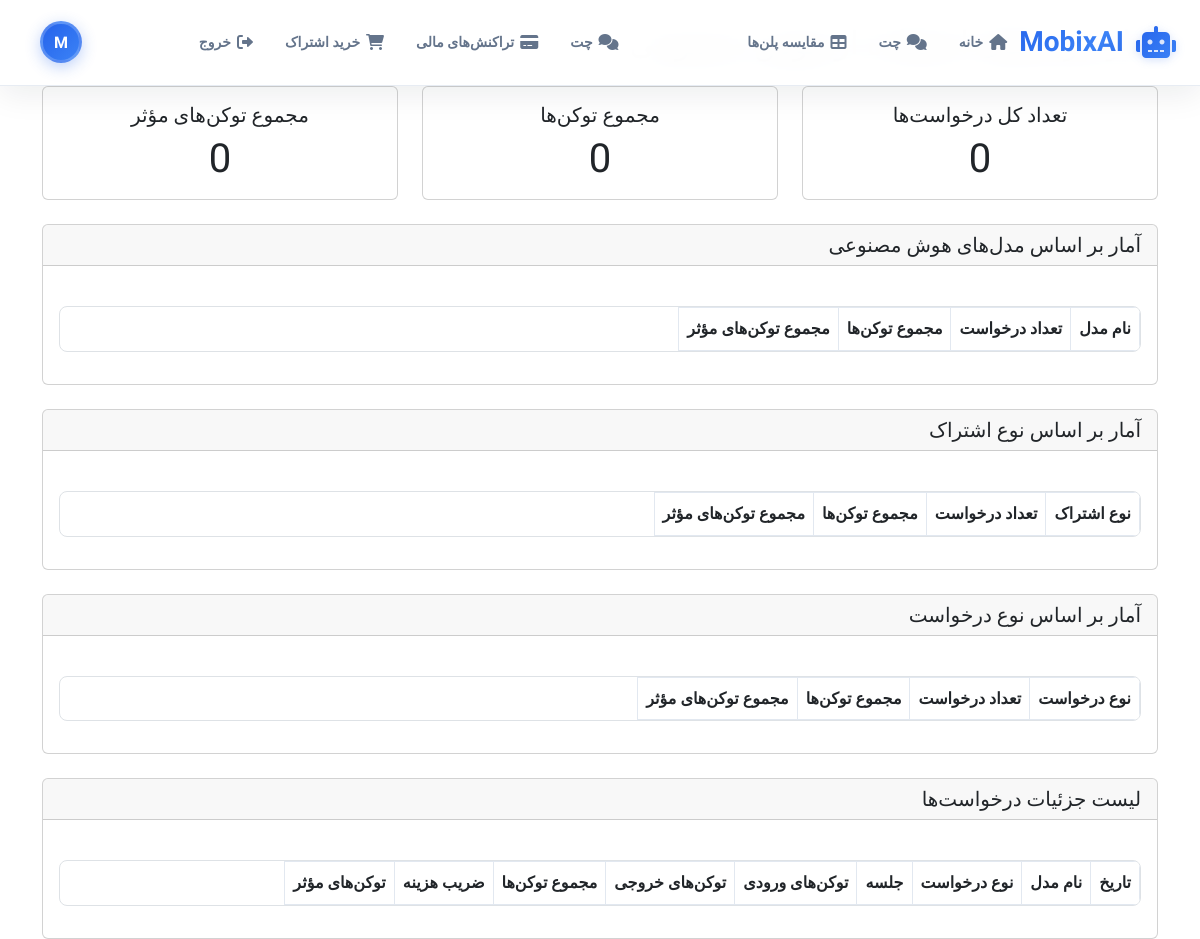
The app's page /subscriptions/costs/ (signed in), older data.
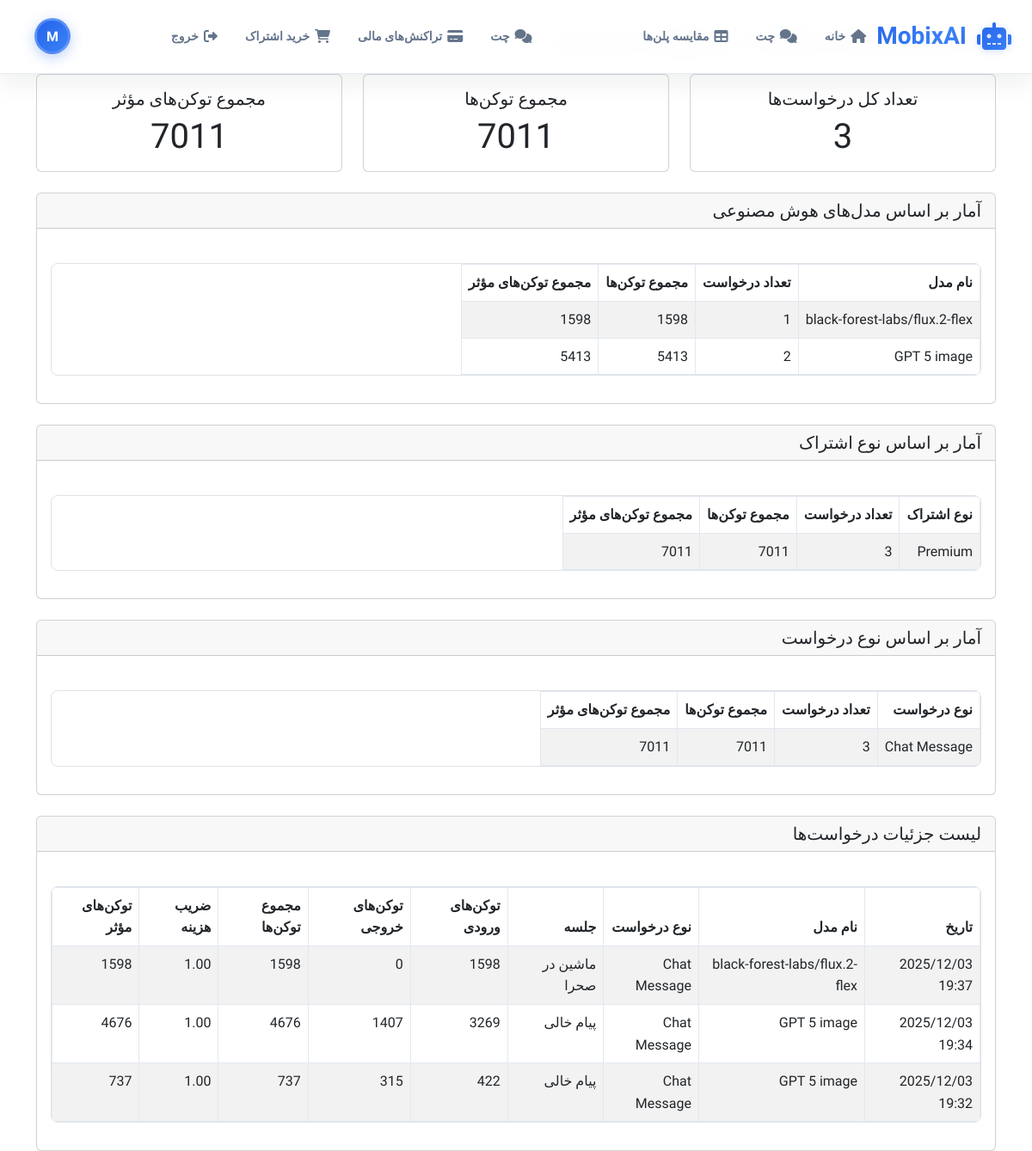
The same page, newer data.
### chatbot/models.py (models this page shows, shortened)
class OpenRouterRequestCost(models.Model):
    objects = OpenRouterRequestCostManager()
    user = models.ForeignKey(User, on_delete=models.CASCADE, related_name='openrouter_costs')
    session = models.ForeignKey(ChatSession, on_delete=models.CASCADE, related_name='openrouter_costs')
    subscription_type = models.ForeignKey(SubscriptionType, on_delete=models.CASCADE)
    model_id = models.CharField(max_length=100, help_text="OpenRouter model ID used for the request")
    model_name = models.CharField(max_length=200, help_text="Human-readable model name")
    prompt_tokens = models.IntegerField(default=0, help_text="Number of tokens in the prompt")
    completion_tokens = models.IntegerField(default=0, help_text="Number of tokens in the completion")
    total_tokens = models.IntegerField(default=0, help_text="Total tokens used")
    token_cost_multiplier = models.DecimalField(
        max_digits=10,
        decimal_places=4,
        default=1.0000,
        help_text="Cost multiplier for the model (e.g., 1.5x)"
    )
    effective_cost_tokens = models.IntegerField(
        default=0,
        help_text="Effective tokens after applying multiplier"
    )
    cost_per_million_tokens = models.DecimalField(
        max_digits=10,
        decimal_places=6,
        null=True,
        blank=True,
        help_text="Cost per million tokens (if available)"
    )
    total_cost_usd = models.DecimalField(
        max_digits=10,
        decimal_places=6,
        null=True,
        blank=True,
        help_text="Total cost of the request in USD (if calculable)"
    )
    request_type = models.CharField(
        max_length=20,
        choices=[
            ('chat', 'Chat Message'),
            ('title', 'Title Generation'),
            ('edit', 'Message Editing'),
            ('vision', 'Vision Processing'),
        ],
        default='chat',
        help_text="Type of request"
    )
    created_at = models.DateTimeField(default=timezone.now)
    updated_at = models.DateTimeField(auto_now=True)
    class Meta:
        db_table = 'openrouter_request_costs'
        ordering = ['-created_at']
        verbose_name = "OpenRouter Request Cost"
        verbose_name_plural = "OpenRouter Request Costs"

class ChatSession(models.Model):
    user = models.ForeignKey(User, on_delete=models.CASCADE, related_name='chat_sessions')
    chatbot = models.ForeignKey(Chatbot, on_delete=models.CASCADE, null=True, blank=True)
    ai_model = models.ForeignKey(AIModel, on_delete=models.CASCADE, null=True, blank=True)  # Kept for backward compatibility
    title = models.CharField(max_length=200, blank=True)
    auto_generate_title = models.BooleanField(default=True, help_text="Whether to auto-generate title from first message")
    created_at = models.DateTimeField(default=timezone.now)
    updated_at = models.DateTimeField(auto_now=True)
    is_active = models.BooleanField(default=True)
    class Meta:
        db_table = 'chat_sessions'
        ordering = ['-updated_at']

### subscriptions/models.py (models this page shows, shortened)
class SubscriptionType(models.Model):
    name = models.CharField(max_length=50, unique=True)
    description = models.TextField(blank=True)
    price = models.DecimalField(max_digits=10, decimal_places=2, default=0)
    duration_days = models.IntegerField(default=30, help_text="Subscription duration in days")
    sku = models.CharField(max_length=50, unique=True, help_text="Stock Keeping Unit for the subscription")
    max_tokens = models.IntegerField(default=0, help_text="Maximum tokens allowed for this subscription (0 for unlimited)")
    max_tokens_free = models.IntegerField(default=0, help_text="Maximum free tokens allowed for this subscription (0 for unlimited)")
    max_openrouter_cost_usd = models.DecimalField(
        max_digits=10,
        decimal_places=2,
        default=0,
        help_text="Maximum OpenRouter API cost in USD allowed for this subscription (0 for unlimited)"
    )
    hourly_max_messages = models.IntegerField(default=0, help_text="Maximum messages per hour (0 for unlimited)")
    hourly_max_tokens = models.IntegerField(default=0, help_text="Maximum tokens per hour (0 for unlimited)")
    three_hours_max_messages = models.IntegerField(default=0, help_text="Maximum messages per 3 hours (0 for unlimited)")
    three_hours_max_tokens = models.IntegerField(default=0, help_text="Maximum tokens per 3 hours (0 for unlimited)")
    twelve_hours_max_messages = models.IntegerField(default=0, help_text="Maximum messages per 12 hours (0 for unlimited)")
    twelve_hours_max_tokens = models.IntegerField(default=0, help_text="Maximum tokens per 12 hours (0 for unlimited)")
    daily_max_messages = models.IntegerField(default=0, help_text="Maximum messages per day (0 for unlimited)")
    daily_max_tokens = models.IntegerField(default=0, help_text="Maximum tokens per day (0 for unlimited)")
    weekly_max_messages = models.IntegerField(default=0, help_text="Maximum messages per week (0 for unlimited)")
    weekly_max_tokens = models.IntegerField(default=0, help_text="Maximum tokens per week (0 for unlimited)")
    monthly_max_messages = models.IntegerField(default=0, help_text="Maximum messages per month (0 for unlimited)")
    monthly_max_tokens = models.IntegerField(default=0, help_text="Maximum tokens per month (0 for unlimited)")
    monthly_free_model_messages = models.IntegerField(default=0, help_text="Maximum free model messages per month (0 for unlimited)")
    monthly_free_model_tokens = models.IntegerField(default=0, help_text="Maximum free model tokens per month (0 for unlimited)")
    daily_image_generation_limit = models.IntegerField(default=10, help_text="Maximum images that can be generated per day (0 for unlimited)")
    weekly_image_generation_limit = models.IntegerField(default=50, help_text="Maximum images that can be generated per week (0 for unlimited)")
    monthly_image_generation_limit = models.IntegerField(default=200, help_text="Maximum images that can be generated per month (0 for unlimited)")
    is_active = models.BooleanField(default=True)
    created_at = models.DateTimeField(default=timezone.now)
    class Meta:
        db_table = 'subscription_types'

### subscriptions/views.py (the view)
# urls.py: path('costs/', views.user_openrouter_costs, name='user_openrouter_costs'),
@login_required
def user_openrouter_costs(request):
    try:
        OpenRouterRequestCost = apps.get_model('chatbot', 'OpenRouterRequestCost')
        costs = OpenRouterRequestCost.objects.filter(user=request.user).select_related(
            'session', 'subscription_type'
        ).order_by('-created_at')
        total_requests = costs.count()
        total_tokens = sum(cost.total_tokens for cost in costs)
        total_effective_cost_tokens = sum(cost.effective_cost_tokens for cost in costs)
        model_stats = {}
        for cost in costs:
            if cost.model_name not in model_stats:
                model_stats[cost.model_name] = {
                    'count': 0,
                    'total_tokens': 0,
                    'effective_cost_tokens': 0,
                    'model_id': cost.model_id,
                    'requests': []
                }
            model_stats[cost.model_name]['count'] += 1
            model_stats[cost.model_name]['total_tokens'] += cost.total_tokens
            model_stats[cost.model_name]['effective_cost_tokens'] += cost.effective_cost_tokens
            model_stats[cost.model_name]['requests'].append(cost)
        subscription_stats = {}
        for cost in costs:
            subscription_name = cost.subscription_type.name if cost.subscription_type else "Unknown"
            if subscription_name not in subscription_stats:
                subscription_stats[subscription_name] = {
                    'count': 0,
                    'total_tokens': 0,
                    'effective_cost_tokens': 0,
                    'subscription_type': cost.subscription_type
                }
            subscription_stats[subscription_name]['count'] += 1
            subscription_stats[subscription_name]['total_tokens'] += cost.total_tokens
            subscription_stats[subscription_name]['effective_cost_tokens'] += cost.effective_cost_tokens
        request_type_stats = {}
        for cost in costs:
            request_type = cost.get_request_type_display()
            if request_type not in request_type_stats:
                request_type_stats[request_type] = {
                    'count': 0,
                    'total_tokens': 0,
                    'effective_cost_tokens': 0
                }
            request_type_stats[request_type]['count'] += 1
            request_type_stats[request_type]['total_tokens'] += cost.total_tokens
            request_type_stats[request_type]['effective_cost_tokens'] += cost.effective_cost_tokens
        context = {
            'costs': costs,
            'total_requests': total_requests,
            'total_tokens': total_tokens,
            'total_effective_cost_tokens': total_effective_cost_tokens,
            'model_stats': model_stats,
            'subscription_stats': subscription_stats,
            'request_type_stats': request_type_stats,
        }
        return render(request, 'subscriptions/user_openrouter_costs.html', context)
    except Exception as e:
        logger.error(f"Error fetching user OpenRouter costs: {str(e)}")
        messages.error(request, 'خطا در بارگذاری اطلاعات هزینه‌ها')
        return redirect('purchase_subscription')

### templates/subscriptions/user_openrouter_costs.html (shortened to what the changed rows need)
{% extends 'base.html' %}
{% load static %}
{% block content %}
<div class="container mt-4">
    <div class="row">
        <div class="col-12">
            <h2 class="mb-4">آمار هزینه‌های استفاده از هوش مصنوعی</h2>
            <div class="row mb-4">
                <div class="col-md-4">
                    <div class="card text-center">
                        <div class="card-body">
                            <h5 class="card-title">تعداد کل درخواست‌ها</h5>
                            <p class="card-text display-6">{{ total_requests }}</p>
                        </div>
                    </div>
                </div>
                <div class="col-md-4">
                    <div class="card text-center">
                        <div class="card-body">
                            <h5 class="card-title">مجموع توکن‌ها</h5>
                            <p class="card-text display-6">{{ total_tokens|floatformat:0 }}</p>
                        </div>
                    </div>
                </div>
                <div class="col-md-4">
                    <div class="card text-center">
                        <div class="card-body">
                            <h5 class="card-title">مجموع توکن‌های مؤثر</h5>
                            <p class="card-text display-6">{{ total_effective_cost_tokens|floatformat:0 }}</p>
                        </div>
                    </div>
                </div>
            </div>
            <div class="card mb-4">
                <div class="card-body">
                    <div class="table-responsive">
                        <table class="table table-striped">
                            <thead>
                                <tr>
                                    <th>نام مدل</th>
                                    <th>تعداد درخواست</th>
                                    <th>مجموع توکن‌ها</th>
                                    <th>مجموع توکن‌های مؤثر</th>
                                </tr>
                            </thead>
                            <tbody>
                                {% for model_name, stats in model_stats.items %}
                                <tr>
                                    <td>{{ model_name }}</td>
                                    <td>{{ stats.count }}</td>
                                    <td>{{ stats.total_tokens|floatformat:0 }}</td>
                                    <td>{{ stats.effective_cost_tokens|floatformat:0 }}</td>
                                </tr>
                                {% endfor %}
                            </tbody>
                        </table>
                    </div>
                </div>
            </div>
            <div class="card mb-4">
                <div class="card-body">
                    <div class="table-responsive">
                        <table class="table table-striped">
                            <thead>
                                <tr>
                                    <th>نوع اشتراک</th>
                                    <th>تعداد درخواست</th>
                                    <th>مجموع توکن‌ها</th>
                                    <th>مجموع توکن‌های مؤثر</th>
                                </tr>
                            </thead>
                            <tbody>
                                {% for subscription_name, stats in subscription_stats.items %}
                                <tr>
                                    <td>{{ subscription_name }}</td>
                                    <td>{{ stats.count }}</td>
                                    <td>{{ stats.total_tokens|floatformat:0 }}</td>
                                    <td>{{ stats.effective_cost_tokens|floatformat:0 }}</td>
                                </tr>
                                {% endfor %}
                            </tbody>
                        </table>
                    </div>
                </div>
            </div>
            <div class="card mb-4">
                <div class="card-body">
                    <div class="table-responsive">
                        <table class="table table-striped">
                            <thead>
                                <tr>
                                    <th>نوع درخواست</th>
                                    <th>تعداد درخواست</th>
                                    <th>مجموع توکن‌ها</th>
                                    <th>مجموع توکن‌های مؤثر</th>
                                </tr>
                            </thead>
                            <tbody>
                                {% for request_type, stats in request_type_stats.items %}
                                <tr>
                                    <td>{{ request_type }}</td>
                                    <td>{{ stats.count }}</td>
                                    <td>{{ stats.total_tokens|floatformat:0 }}</td>
                                    <td>{{ stats.effective_cost_tokens|floatformat:0 }}</td>
                                </tr>
                                {% endfor %}
                            </tbody>
                        </table>
                    </div>
                </div>
            </div>
            <div class="card">
                <div class="card-body">
                    <div class="table-responsive">
                        <table class="table table-striped">
                            <thead>
                                <tr>
                                    <th>تاریخ</th>
                                    <th>نام مدل</th>
                                    <th>نوع درخواست</th>
                                    <th>جلسه</th>
                                    <th>توکن‌های ورودی</th>
                                    <th>توکن‌های خروجی</th>
                                    <th>مجموع توکن‌ها</th>
                                    <th>ضریب هزینه</th>
                                    <th>توکن‌های مؤثر</th>
                                </tr>
                            </thead>
                            <tbody>
                                {% for cost in costs %}
                                <tr>
                                    <td>{{ cost.created_at|date:"Y/m/d H:i" }}</td>
                                    <td>{{ cost.model_name }}</td>
                                    <td>{{ cost.get_request_type_display }}</td>
                                    <td>{{ cost.session.title|truncatechars:30 }}</td>
                                    <td>{{ cost.prompt_tokens|floatformat:0 }}</td>
                                    <td>{{ cost.completion_tokens|floatformat:0 }}</td>
                                    <td>{{ cost.total_tokens|floatformat:0 }}</td>
                                    <td>{{ cost.token_cost_multiplier|floatformat:2 }}</td>
                                    <td>{{ cost.effective_cost_tokens|floatformat:0 }}</td>
                                </tr>
                                {% endfor %}
                            </tbody>
                        </table>
                    </div>
                </div>
            </div>
        </div>
    </div>
</div>
{% endblock %}

Row changes from the older to the newer data that the page shows:
added OpenRouterRequestCost: model_stats "black-forest-labs/flux.2-flex", created_at "2025/12/03 19:37", model_name "black-forest-labs/flux.2-flex", request_type "Chat Message", session "ماشین در صحرا", prompt_tokens "1598", completion_tokens "0", total_tokens "1598", token_cost_multiplier "1.00", effective_cost_tokens "1598"
added OpenRouterRequestCost: model_stats "GPT 5 image", created_at "2025/12/03 19:34", model_name "GPT 5 image", request_type "Chat Message", session "پیام خالی", prompt_tokens "3269", completion_tokens "1407", total_tokens "4676", token_cost_multiplier "1.00", effective_cost_tokens "4676"
now on this page (row unchanged): SubscriptionType: name "Premium", count "3", total_tokens "7011", effective_cost_tokens "7011"
added OpenRouterRequestCost: created_at "2025/12/03 19:32", model_name "GPT 5 image", request_type "Chat Message", session "پیام خالی", prompt_tokens "422", completion_tokens "315", total_tokens "737", token_cost_multiplier "1.00", effective_cost_tokens "737"
Text that changed along with them:
{{ total_requests }}: "0" → "3"
{{ total_tokens|floatformat:0 }}: "0" → "7011"
{{ total_effective_cost_tokens|floatformat:0 }}: "0" → "7011"
new list line: "1 1598 1598"
new list line: "2 5413 5413"
new list line: "Chat Message 3 7011 7011"
